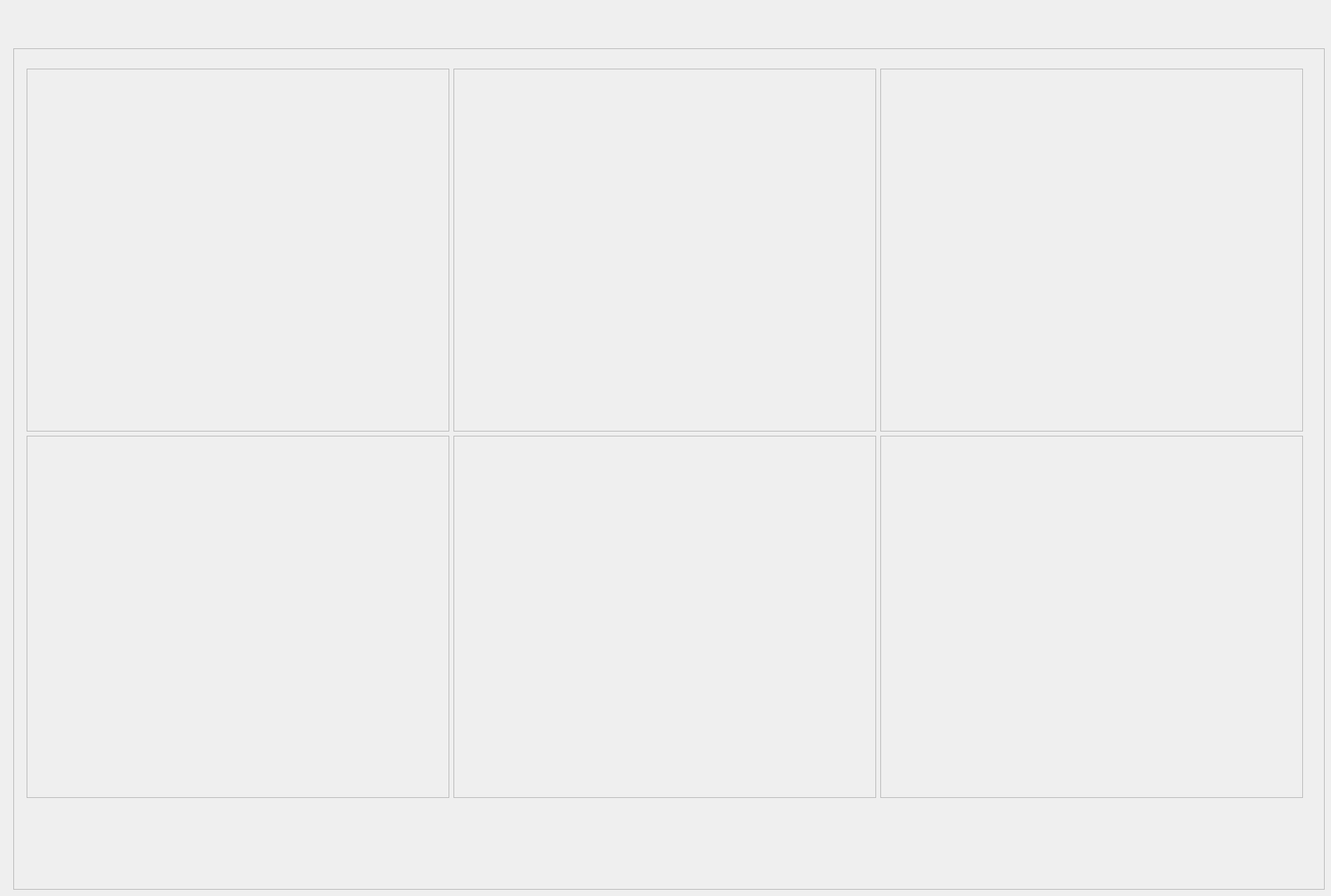
       <widget class="QWidget" name="Dashboard">
        <widget class="QWidget" name="horizontalLayoutWidget_2">
         <property name="geometry">
          <rect>
           <x>19</x>
           <y>69</y>
           <width>1871</width>
           <height>1201</height>
          </rect>
         </property>
         <layout class="QHBoxLayout" name="horizontalLayout_2">
          <item>
           <widget class="QFrame" name="frame">
            <property name="sizePolicy">
             <sizepolicy hsizetype="Expanding" vsizetype="Expanding">
              <horstretch>0</horstretch>
              <verstretch>0</verstretch>
             </sizepolicy>
            </property>
            <property name="frameShape">
             <enum>QFrame::Shape::StyledPanel</enum>
            </property>
            <property name="frameShadow">
             <enum>QFrame::Shadow::Raised</enum>
            </property>
            <widget class="QWidget" name="gridLayoutWidget_4">
             <property name="geometry">
              <rect>
               <x>19</x>
               <y>29</y>
               <width>1821</width>
               <height>1041</height>
              </rect>
             </property>
             <layout class="QGridLayout" name="gridLayout_2">
              <item row="1" column="1">
               <widget class="QFrame" name="Faseguramiento">
                <property name="frameShape">
                 <enum>QFrame::Shape::StyledPanel</enum>
                </property>
                <property name="frameShadow">
                 <enum>QFrame::Shadow::Raised</enum>
                </property>
               </widget>
              </item>
              <item row="0" column="2">
               <widget class="QFrame" name="Flista">
                <property name="frameShape">
                 <enum>QFrame::Shape::StyledPanel</enum>
                </property>
                <property name="frameShadow">
                 <enum>QFrame::Shadow::Raised</enum>
                </property>
               </widget>
              </item>
              <item row="0" column="1">
               <widget class="QFrame" name="Fdiseno">
                <property name="frameShape">
                 <enum>QFrame::Shape::StyledPanel</enum>
                </property>
                <property name="frameShadow">
                 <enum>QFrame::Shadow::Raised</enum>
                </property>
               </widget>
              </item>
              <item row="1" column="0">
               <widget class="QFrame" name="Fcontrol">
                <property name="frameShape">
                 <enum>QFrame::Shape::StyledPanel</enum>
                </property>
                <property name="frameShadow">
                 <enum>QFrame::Shadow::Raised</enum>
                </property>
               </widget>
              </item>
              <item row="0" column="0">
               <widget class="QFrame" name="Fgestion">
                <property name="frameShape">
                 <enum>QFrame::Shape::StyledPanel</enum>
                </property>
                <property name="frameShadow">
                 <enum>QFrame::Shadow::Raised</enum>
                </property>
               </widget>
              </item>
              <item row="1" column="2">
               <widget class="QFrame" name="frame_10">
                <property name="frameShape">
                 <enum>QFrame::Shape::StyledPanel</enum>
                </property>
                <property name="frameShadow">
                 <enum>QFrame::Shadow::Raised</enum>
                </property>
               </widget>
              </item>
             </layout>
            </widget>
           </widget>
          </item>
         </layout>
        </widget>
       </widget>
